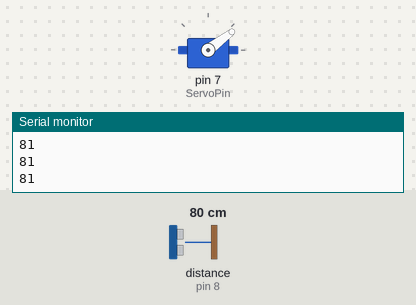
The sketch below on a simulated Arduino Uno, built with avr-gcc and run on an emulated ATmega328P. Parts: servo, the last lines printed to the serial monitor. The inputs (shaded band) are chosen by the test bench; at power-on: distance to the obstacle (sensor on pin 8) 80 cm. The echo pulse lasts 58.3 µs per cm.

Above: at 1.2 s.
1.3 s: distance to the obstacle (sensor on pin 8) set to 2 cm
At 2.0 s:
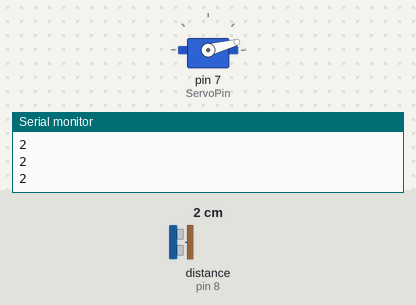
2.8 s: distance to the obstacle (sensor on pin 8) set to 9 cm
At 4.0 s:
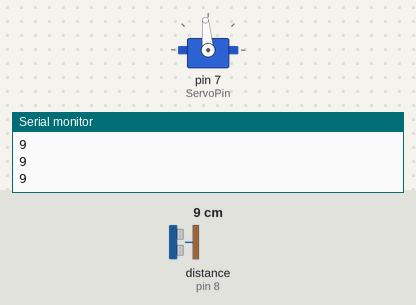
4.3 s: distance to the obstacle (sensor on pin 8) set to 11 cm
At 5.4 s:
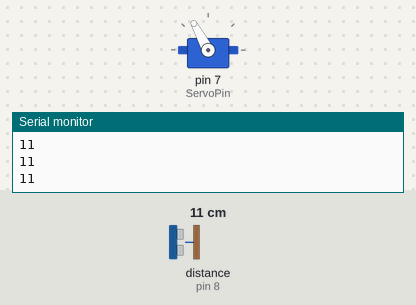
5.8 s: distance to the obstacle (sensor on pin 8) set to 18 cm
At 6.8 s:
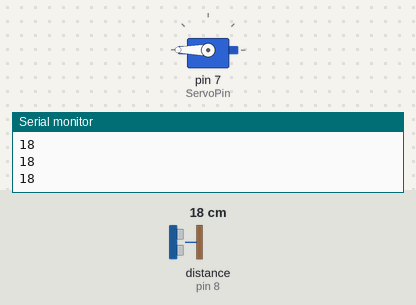
7.3 s: distance to the obstacle (sensor on pin 8) set to 41 cm
8.8 s: distance to the obstacle (sensor on pin 8) set to 47 cm
At 9.4 s:
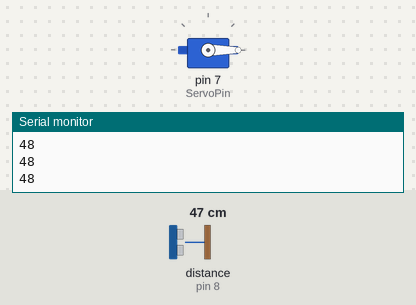
Timing chart, 0 to 11.3 s (numbered marks = the images above; inputs shaded):
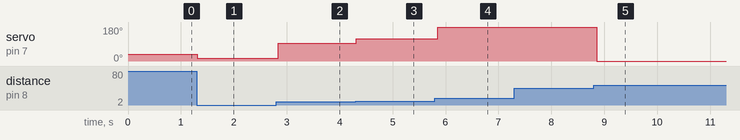

The sketch:

Ultrasonic_Sensor_Servo_Motion_Response_2.ino
```cpp
#include <Servo.h>
#include <NewPing.h>

const int ServoPin = 7;
const int TriggerPin = 9;
const int EchoPin = 8;

// 100 = maxDistance
NewPing sonar(TriggerPin, EchoPin, 100);
Servo servo;

void setup() {
  Serial.begin(9600);
  servo.attach(ServoPin);
}

void loop() {
  int cm = sonar.ping_cm();
  Serial.println(cm);

  int angle = map(cm, 2, 15, 15, 165);
  servo.write(angle);

  delay(60);


}
```

Measured:
- the behaviour switches between 9 and 10 cm on distance to the obstacle (sensor on pin 8) (found by bisection; images 2 and 3)
- the behaviour switches between 43 and 44 cm on distance to the obstacle (sensor on pin 8) (found by bisection; images 4 and 5)
- after the input at 1.3 s, servo on pin 7 (ServoPin): 37° → 15° at once
- after the input at 2.8 s, servo on pin 7 (ServoPin): 15° → 95° at once
- after the input at 4.3 s, servo on pin 7 (ServoPin): 95° → 118° at once
- after the input at 5.8 s, servo on pin 7 (ServoPin): 118° → 180° after 0.05 s
- after the input at 8.8 s, servo on pin 7 (ServoPin): 180° → 0° after 0.06 s
